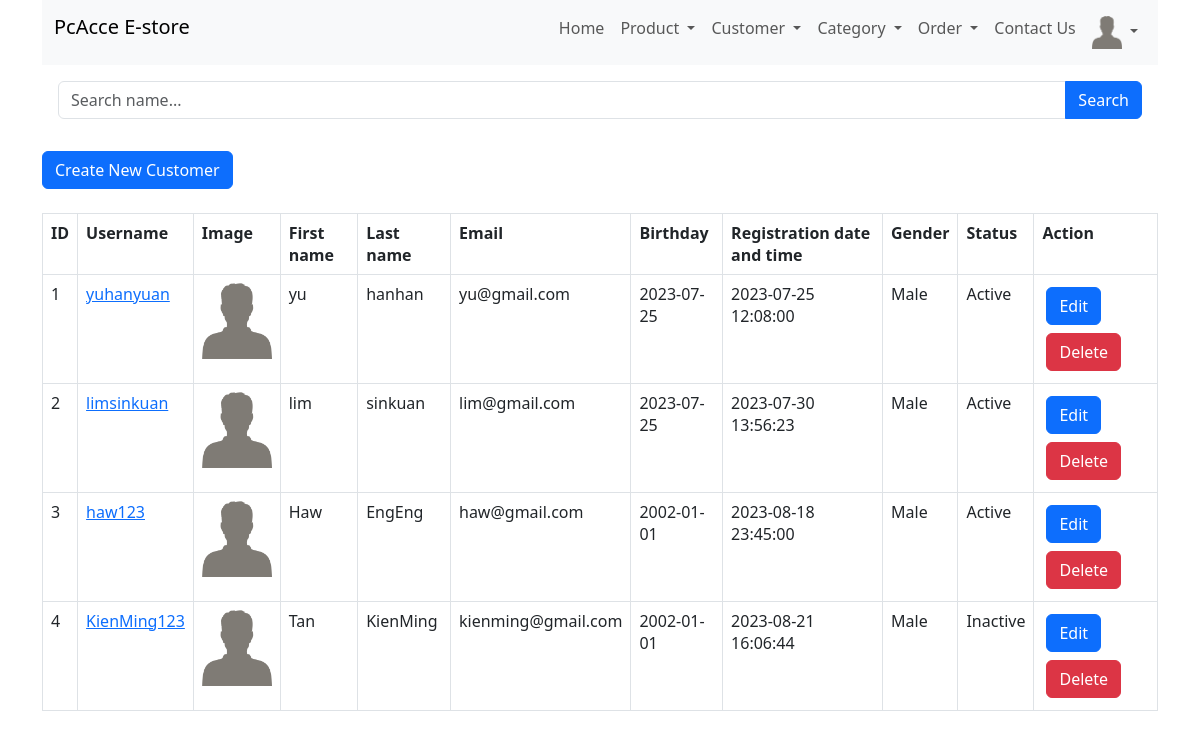
Page /customer_read.php (signed in) on the earlier database version.
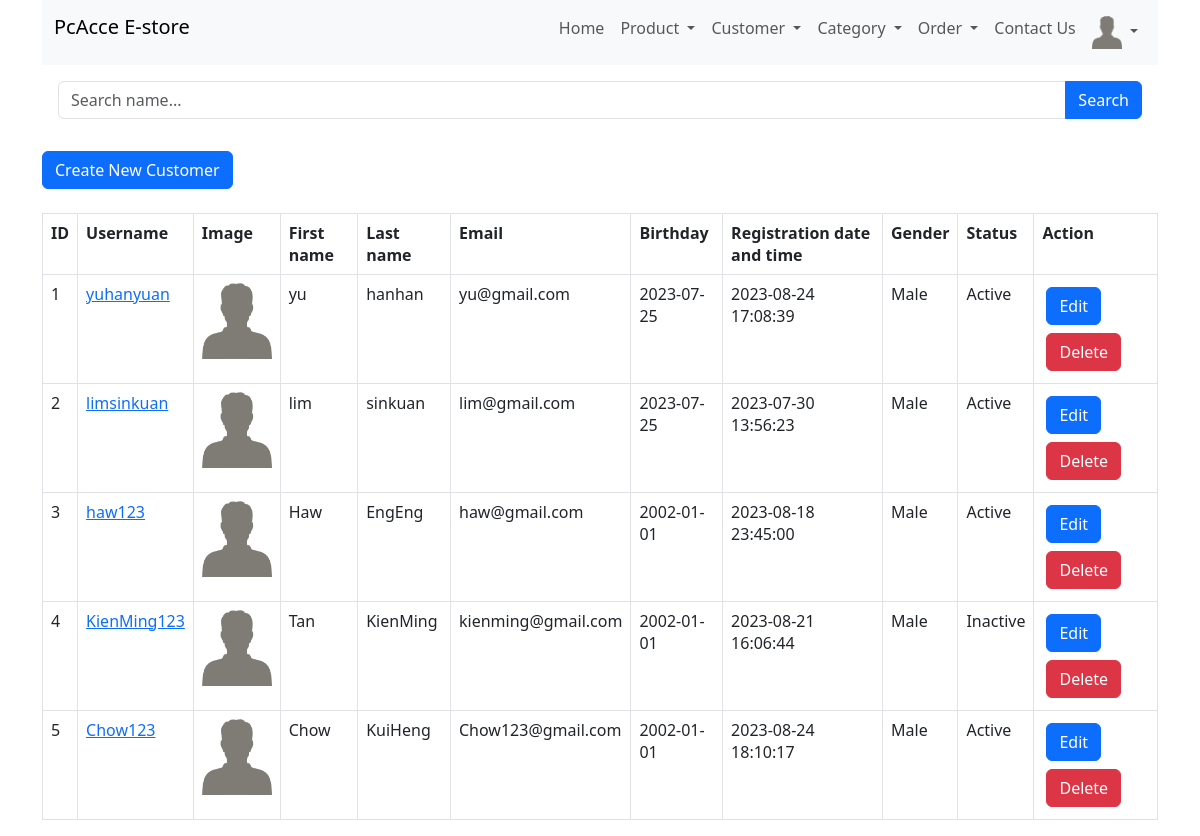
Same page on the later database version.
### tables this page shows
CREATE TABLE `customers` (
  `user_id` int(11) NOT NULL,
  `username` varchar(20) NOT NULL,
  `image` varchar(100) NOT NULL,
  `first_name` varchar(20) NOT NULL,
  `last_name` varchar(20) NOT NULL,
  `password` text NOT NULL,
  `email` varchar(30) NOT NULL,
  `date_of_birth` date NOT NULL,
  `registration_date_time` datetime NOT NULL,
  `gender` enum('male','female') NOT NULL,
  `status` enum('active','inactive') NOT NULL DEFAULT 'active'
);

### customer_read.php (the view, shortened to what this page needs)
<html lang="en">
<head>
    <link href="https://cdn.jsdelivr.net/npm/bootstrap@5.3.0/dist/css/bootstrap.min.css" rel="stylesheet">
</head>
<body>
    <div class="container">
        <?php
        include 'menu/menu.php';
        ?>
        <?php
        include 'config/database.php';
        $searchKeyword = isset($_GET['search']) ? $_GET['search'] : '';
        $query = "SELECT image, user_id, username, first_name, last_name, date_of_birth, registration_date_time, email, gender, status FROM customers";
        $query .= " ORDER BY user_id ASC";
        $stmt = $con->prepare($query);
        $stmt->execute();
        $num = $stmt->rowCount();
        echo '<div class="p-3">
            <form method="GET" action="">
                <div class="input-group mb-3">
                    <input type="text" class="form-control" name="search" placeholder="Search name..." value="' . str_replace('%', '', $searchKeyword) . '">
                    <button class="btn btn-primary" type="submit">Search</button>
                </div>
            </form>
        </div>';
        echo "<div><a href='customer_create.php' class='btn btn-primary m-b-1em'>Create New Customer</a></div>" . "<br>";
        if ($num > 0) {
            echo "<div class='table-responsive'>";
            echo "<table id='customer_table' class='table table-hover table-bordered'>";
            echo "<tr>";
            echo "<th>ID</th>";
            echo "<th>Username</th>";
            echo "<th>Image</th>";
            echo "<th>First name</th>";
            echo "<th>Last name</th>";
            echo "<th>Email</th>";
            echo "<th>Birthday</th>";
            echo "<th>Registration date and time</th>";
            echo "<th>Gender</th>";
            echo "<th>Status</th>";
            echo "<th>Action</th>";
            echo "</tr>";
            while ($row = $stmt->fetch(PDO::FETCH_ASSOC)) {
                extract($row);
                $gender = ucfirst($gender);
                $status = ucfirst($status);
                echo "<tr>";
                echo "<td>{$user_id}</td>";
                echo "<td><a href='customer_read_one.php?id={$user_id}'>{$username}</a></td>";
                echo "<td><img src='uploads/{$image}' class='img-fluid' alt='{$username}' width='100px'</td>";
                echo "<td>{$first_name}</td>";
                echo "<td>{$last_name}</td>";
                echo "<td>{$email}</td>";
                echo "<td>{$date_of_birth}</td>";
                echo "<td>{$registration_date_time}</td>";
                echo "<td>{$gender}</td>";
                echo "<td>{$status}</td>";
                echo "<td>";
                echo "<a href='customer_update.php?id={$user_id}' class='btn btn-primary m-r-1em m-1'>Edit</a>";
                echo "<a href='#' onclick='delete_customer({$user_id});'  class='btn btn-danger m-1'>Delete</a>";
                echo "</td>";
                echo "</tr>";
            }
            echo "</table>";
            echo "</div>";
        } else {
            echo "<div class='alert alert-danger'>No records found.</div>";
        }
        ?>
    </div>
</body>
</html>

### menu/menu.php (shortened to what this page needs)
<nav class="navbar navbar-expand-lg bg-body-tertiary">
    <div class="container-fluid align-items-baseline">
        <div>
            <a class="navbar-brand" href="index.php">PcAcce E-store</a>
        </div>
        <div class="collapse navbar-collapse text-end" id="navbarSupportedContent">
            <ul class="navbar-nav ms-auto mb-2 mb-lg-0">
                <li class="nav-item">
                    <a class="nav-link" aria-current="page" href="index.php">Home</a>
                </li>
                <li class="nav-item dropdown">
                    <a class="nav-link dropdown-toggle" href="#" role="button" data-bs-toggle="dropdown" aria-expanded="false">
                        Product
                    </a>
                </li>
                <li class="nav-item dropdown">
                    <a class="nav-link dropdown-toggle" href="#" role="button" data-bs-toggle="dropdown" aria-expanded="false">
                        Customer
                    </a>
                </li>
                <li class="nav-item dropdown">
                    <a class="nav-link dropdown-toggle" href="#" role="button" data-bs-toggle="dropdown" aria-expanded="false">
                        Category
                    </a>
                </li>
                <li class="nav-item dropdown">
                    <a class="nav-link dropdown-toggle" href="#" role="button" data-bs-toggle="dropdown" aria-expanded="false">
                        Order
                    </a>
                </li>
                <a class="nav-link" href="contact.php">Contact Us</a>
                <li class="nav-item dropdown">
                    <a class="nav-link dropdown-toggle" href="#" role="button" data-bs-toggle="dropdown" aria-expanded="false">
                        <?php
                        echo "<img src='uploads/{$_SESSION['user_image']}' alt='{$_SESSION['username']}' width='30px'>";
                        ?>
                    </a>
                </li>
            </ul>
        </div>
    </div>
</nav>

Differences in the rows shown:
changed customers "yuhanyuan": registration_date_time "2023-07-25 12:08:00" → "2023-08-24 17:08:39"
added customers: user_id "5", username "Chow123", image (placeholder picture), first_name "Chow", last_name "KuiHeng", email "Chow123@gmail.com", date_of_birth "2002-01-01", registration_date_time "2023-08-24 18:10:17", gender "Male", status "Active"
